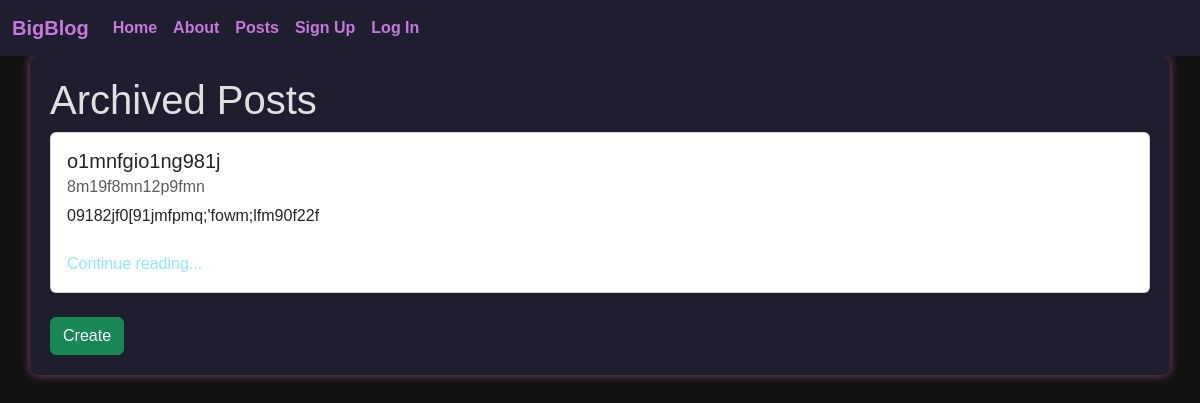
The app's page /posts/archived/ with its own data.
### posts/models.py (models this page shows, shortened)
class Status(models.Model):
    name = models.CharField(max_length=128)
    description = models.CharField(max_length=256)

class Post(models.Model):
    title = models.CharField(max_length=128)
    subtitle = models.CharField(max_length=256)
    body = models.TextField()
    author = models.ForeignKey(
        get_user_model(),
        on_delete=models.CASCADE
    )
    status = models.ForeignKey(
        Status,
        on_delete=models.CASCADE
    )
    created_on = models.DateTimeField(auto_now_add=True)

### posts/views.py (the view)
# urls.py: path("archived/", views.ArchivedPostListView.as_view(), name="archived"),
class ArchivedPostListView(ListView):
    template_name = "posts/list.html"
    model = Post
    def get_context_data(self, **kwargs):
        context = super().get_context_data(**kwargs)
        archived = Status.objects.get(name="archived")
        context["title"] = "Archived"
        context["post_list"] = (
            Post.objects
            .filter(status=archived)
            .order_by("created_on").reverse()
        )
        return context

### templates/posts/list.html (shortened to what this page needs)
{% extends 'base.html' %}
{% block content %}
<h1>{{ title }} Posts</h1>
{% for post in post_list %}
<div class="card">
    <div class="card-body">
        <h5 class="card-title">{{ post.title }}</h5>
        <h6 class="card-subtitle mb-2 text-body-secondary">{{ post.subtitle }}</h6>
        <p class="card-text">{{ post.body|truncatechars:128 }}
            <br />
            <br />
      <a href="{% url 'detail' post.id %}" class="card-link">Continue reading...</a>
    </div>
</div>
<br />
{% endfor %}
<a href="{% url 'create' %}" class="btn btn-success">Create</a>
{% endblock content %}

### static/css/base.css (style rules this page uses)
body { background-color: #121212; color: #e0e0e0; font-family: Arial, sans-serif; }
a { color: #8be9fd; text-decoration: none; }

### records on screen
Status: name "Archived"
Post: title "o1mnfgio1ng981j", subtitle "8m19f8mn12p9fmn", body "09182jf0[91jmfpmq;'fowm;lfm90f22f"
